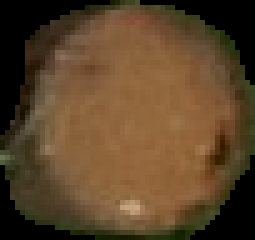
#> input picture Images/metal/metal_1.png, 51 x 48 px, given as the content of the folder dataset/p2, which was not available (shown 5 times larger)
$ python -i map_builder_2.py   (imports and definitions only)
#> lines starting #> are read from the running program, lines starting #| are printed output that depends on the picture; pictures that were not available may be replaced by others from this repository, and a replacement may not be noted
import sys
import os
import time
import numpy as np
import cv2
import imutils

bf = cv2.BFMatcher(cv2.NORM_HAMMING, crossCheck=False)

# [141 lines left out: functions resize, debug_show, matchKeyPointsKNN, getHomography, match_check, compute_kps_and_features and 1 more, not called in this run]


def build_arr(arr):
  for f in os.listdir(path):
    print('{}/{}'.format(path, f))
    img_full = cv2.imread('{}/{}'.format(path, f))
#> img_full is the input picture: shape (48, 51, 3); mean B, G, R 41, 67.5, 90.7
    #img = resize(img, h=720)
    for i in range(0, img_full.shape[0] - part_scale, step):
      for j in range(0, img_full.shape[1] - part_scale, step):
        img = img_full[i : i + part_scale,
                       j : j + part_scale].copy()

        img_gray = cv2.cvtColor(img, cv2.COLOR_RGB2GRAY)
        img_kps, img_features = compute_kps_and_features(img)

        arr.append((img_kps, img_features, img))
        if len(arr) >= 2000:
          return arr
#> after the loop, arr = []
  return arr

path = 'dataset/p2'

arr = []
coords = None
old_img = None
result = None

part_scale = 1024 * 2
step = 512

arr = build_arr(arr)
#> arr = []

epoch = 0
# [28 lines not run here, left out]


# [1 line that did not run here, left out]
# [4 lines not run here, left out]


# [3 lines that did not run here, left out]

# [1 line that did not run here, left out]

>>> import cv2
>>> picture = cv2.imread('../Images/metal/metal_1.png', cv2.IMREAD_GRAYSCALE)
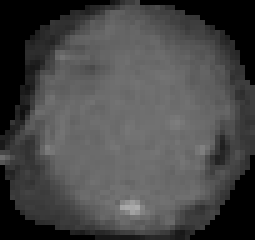
#> picture: shape (48, 51) (shown 5 times larger); min 0, max 172, mean 71
>>> result = build_arr(picture)

$ run again, on Images/metal/metal_101.png
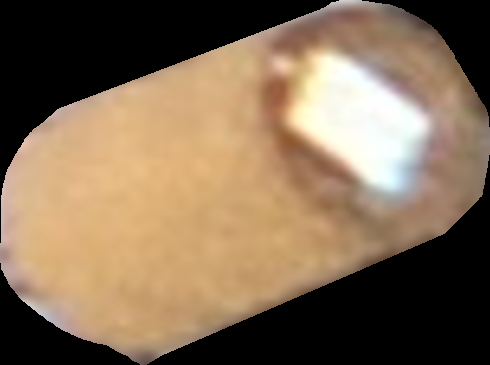
#> input picture Images/metal/metal_101.png, 490 x 365 px, given as the content of the folder dataset/p2, which was not available
#> in build_arr, img_full is the input picture: shape (365, 490, 3); mean B, G, R 84.7, 108.3, 130.4
#> after the loop in build_arr, `for i in range(0, img_full.shape[0] - part_scale, step):`: arr = []
#> `picture = cv2.imread('../Images/metal/metal_1.png', cv2.IMREAD_GRAYSCA..`:
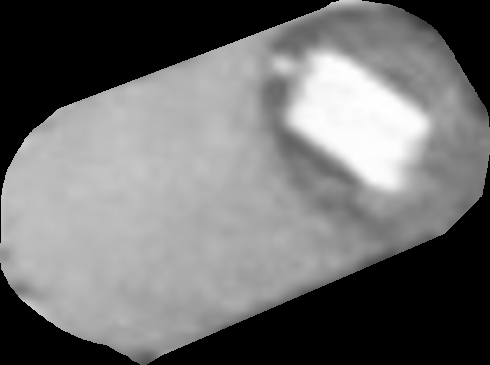
#> picture: shape (365, 490); min 0, max 255, mean 111.9

$ run again, on Images/metal/metal_102.png
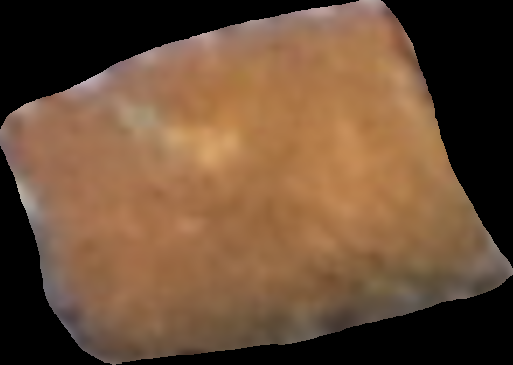
#> input picture Images/metal/metal_102.png, 513 x 365 px, given as the content of the folder dataset/p2, which was not available
#> in build_arr, img_full is the input picture: shape (365, 513, 3); mean B, G, R 54.7, 77.5, 106
#> after the loop in build_arr, `for i in range(0, img_full.shape[0] - part_scale, step):`: arr = []
#> `picture = cv2.imread('../Images/metal/metal_1.png', cv2.IMREAD_GRAYSCA..`:
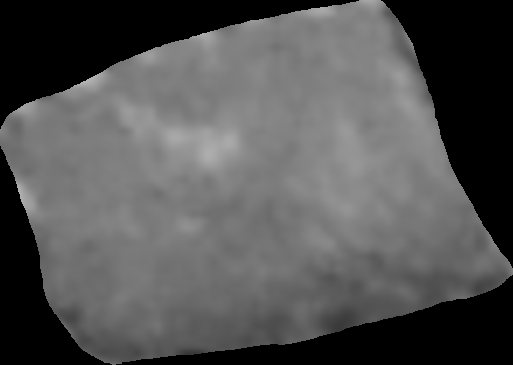
#> picture: shape (365, 513); min 0, max 182, mean 83.1

$ run again, on Images/metal/metal_103.png
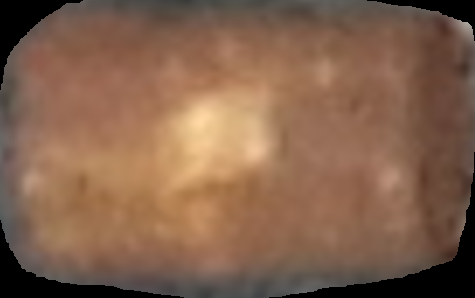
#> input picture Images/metal/metal_103.png, 475 x 298 px, given as the content of the folder dataset/p2, which was not available
#> in build_arr, img_full is the input picture: shape (298, 475, 3); mean B, G, R 76.1, 97.3, 130.5
#> after the loop in build_arr, `for i in range(0, img_full.shape[0] - part_scale, step):`: arr = []
#> `picture = cv2.imread('../Images/metal/metal_1.png', cv2.IMREAD_GRAYSCA..`:
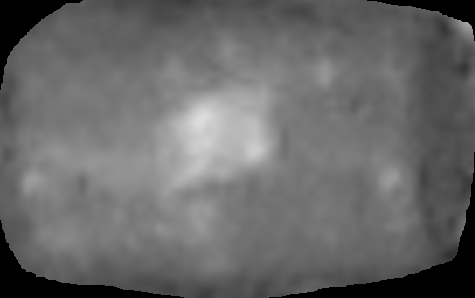
#> picture: shape (298, 475); min 0, max 221, mean 104.4
